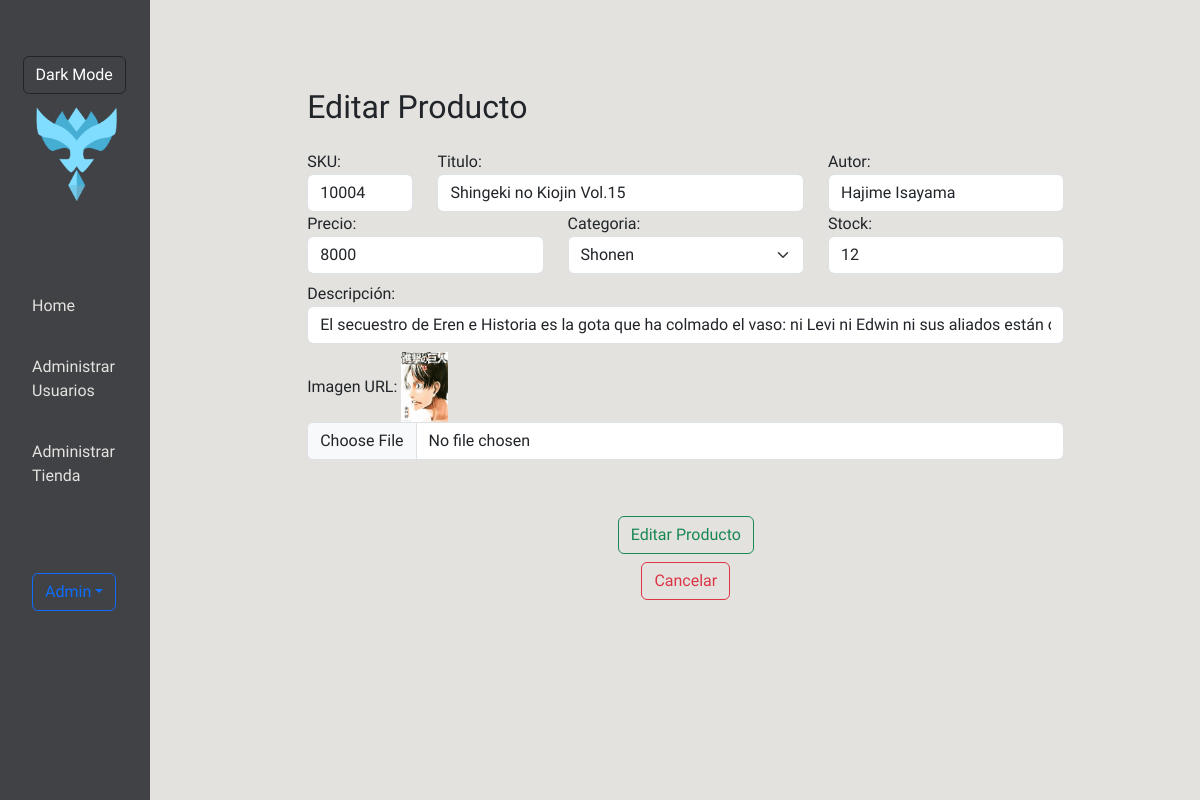
Before: /edProd/10004 (signed in) with the older database file.
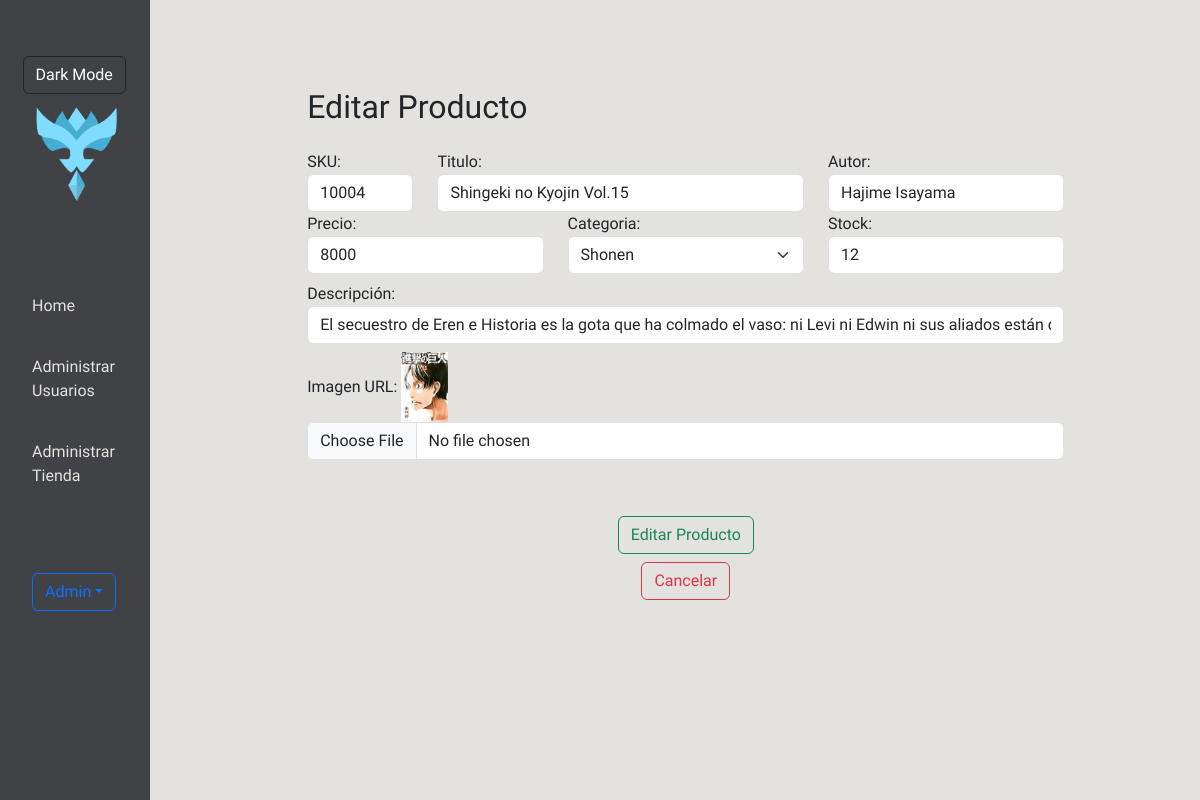
After: the same page with the newer database file.
### apps/Store/models.py (models this page shows, shortened)
class Product(models.Model):
    prod_id = models.IntegerField(primary_key=True, unique=True)
    name = models.CharField(max_length=100, null=False)
    author = models.CharField(max_length=50, null=False)
    price = models.PositiveIntegerField(null=False)
    id_cate = models.ForeignKey(Category, on_delete=models.CASCADE)
    desc = models.CharField(max_length=1000,null=False)
    stock = models.PositiveIntegerField(null=False)
    img = models.ImageField(upload_to='ProdImg')
    insdate= models.DateField(auto_now_add=True)

### apps/Store/views.py (the view)
# urls.py: path('edProd/<id>', views.cEdProd),
@staff_member_required(login_url='login')
def cEdProd(request, id):
    products = Product.objects.get(prod_id = id)
    categories = Category.objects.all()
    cateId = products.id_cate
    ProdcateId = Category.objects.get(cate_id = cateId.cate_id).cate_id
    return render(request, "EdProd.html",{"Prod": products, "Cate":categories, "CateId": ProdcateId})

### apps/Store/templates/EdProd.html (shortened to what this page needs)
{% extends './StoreAdmin.html' %}
{% load static %}
{% block head %}
    <link rel="stylesheet" href="{% static 'css/style.css' %}">
{% endblock %}
{% block body %}
<div id="bgkc" class="container" style="position: absolute; width: 100%;">
    <div class="container mt-5">
     <h2 class="mb-4">Editar Producto</h2>
     <form id="formEdProduct" action="/eddProd" method="POST" enctype="multipart/form-data"> {% csrf_token %}
         <div class="row">
            <div class="col-md-2">
                <label for="txSku">SKU:</label>
                <input readonly value="{{Prod.prod_id}}" name="txSku" id="txSku" type="text" class="form-control">
            </div>
            <div class="col-md-6">
                 <label for="txTitle">Titulo:</label>
                 <input value="{{Prod.name}}" name="txTitle" id="txTitle" type="text" class="form-control">
             </div>
             <div class="col-md-4">
                 <label for="txAuthor">Autor:</label>
                 <input value="{{Prod.author}}" name="txAuthor" id="txAuthor" type="text" class="form-control">
             </div>
             <div class="col-md-4 mb-2">
                 <label for="txPrice">Precio:</label>
                 <input value="{{Prod.price}}" name="txPrice" id="txPrice" type="number" class="form-control">
             </div>
             <div class="col-md-4 mb-2">
                 <label for="optCate">Categoria:</label>
                 <select id="optCate" name="optCate" class="form-select" aria-label="Default select example">
                     {% for c in Cate %}
                         <option {% if CateId == c.cate_id  %} selected {% endif %} value="{{c.cate_id}}">{{c.cate_name}}</option>
                     {% endfor %}
                 </select>
             </div>
             <div class="col-md-4 mb-2">
                 <label for="txStock">Stock:</label>
                 <input value="{{Prod.stock}}" name="txStock" id="txStock" type="number" class="form-control">
             </div>
             <div class="col-md-12 mb-2">
                 <label for="txDesc">Descripción:</label>
                 <input value="{{Prod.desc}}" name="txDesc" id="txDesc" type="text" class="form-control">
             </div>
             <div class="col-md-12 mb-2">
                 <label for="iptImg">Imagen URL:</label>
                 <img src="{{Prod.img.url}}" alt="" height="70px">
                 <input name="iptImg" id="iptImg" type="file" class="form-control">
             </div>
         </div>
         <div class="d-flex justify-content-center mt-5">
             <button class="btn btn-outline-success">Editar Producto</button>
         </div>
     </form>
     <div class="d-flex justify-content-center mt-2 mb-5">
        <a href="/Prodlist"><button class="btn btn-outline-danger" type="button">Cancelar</button></a>
     </div>
    </div>
{% endblock body %}

Changed rows visible on the page:
changed Product "Hajime Isayama": txTitle "Shingeki no Kiojin Vol.15" → "Shingeki no Kyojin Vol.15"
